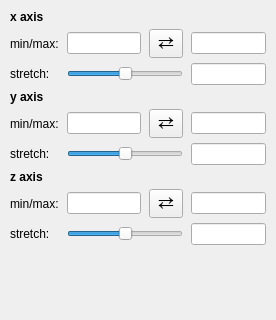
<?xml version="1.0" encoding="UTF-8"?>
<ui version="4.0">
 <class>Form</class>
 <widget class="QWidget" name="Form">
  <property name="geometry">
   <rect>
    <x>0</x>
    <y>0</y>
    <width>276</width>
    <height>320</height>
   </rect>
  </property>
  <property name="windowTitle">
   <string>Limits</string>
  </property>
  <layout class="QGridLayout" name="limits_grid">
   <property name="leftMargin">
    <number>10</number>
   </property>
   <property name="topMargin">
    <number>10</number>
   </property>
   <property name="rightMargin">
    <number>10</number>
   </property>
   <property name="bottomMargin">
    <number>10</number>
   </property>
   <property name="horizontalSpacing">
    <number>8</number>
   </property>
   <property name="verticalSpacing">
    <number>5</number>
   </property>
   <item row="0" column="0" colspan="4">
    <widget class="QLabel" name="label_x_axis">
     <property name="font">
      <font>
       <bold>true</bold>
      </font>
     </property>
     <property name="text">
      <string>x axis</string>
     </property>
    </widget>
   </item>
   <item row="1" column="0">
    <widget class="QLabel" name="label_x_minmax">
     <property name="text">
      <string>min/max:</string>
     </property>
    </widget>
   </item>
   <item row="1" column="1">
    <widget class="QLineEdit" name="valuetext_x_min"/>
   </item>
   <item row="1" column="2">
    <widget class="QToolButton" name="button_flip_x">
     <property name="font">
      <font>
       <pointsize>14</pointsize>
      </font>
     </property>
     <property name="styleSheet">
      <string notr="true">padding: 0px</string>
     </property>
     <property name="text">
      <string>⇄</string>
     </property>
    </widget>
   </item>
   <item row="1" column="3">
    <widget class="QLineEdit" name="valuetext_x_max"/>
   </item>
   <item row="2" column="0">
    <widget class="QLabel" name="label_x_stretch">
     <property name="text">
      <string>stretch:</string>
     </property>
    </widget>
   </item>
   <item row="2" column="1" colspan="2">
    <widget class="QSlider" name="value_x_stretch">
     <property name="minimum">
      <number>-10000</number>
     </property>
     <property name="maximum">
      <number>10000</number>
     </property>
     <property name="singleStep">
      <number>0</number>
     </property>
     <property name="orientation">
      <enum>Qt::Horizontal</enum>
     </property>
    </widget>
   </item>
   <item row="2" column="3">
    <widget class="QLineEdit" name="valuetext_x_stretch">
     <property name="alignment">
      <set>Qt::AlignRight|Qt::AlignTrailing|Qt::AlignVCenter</set>
     </property>
    </widget>
   </item>
   <item row="3" column="0" colspan="4">
    <widget class="QLabel" name="label_y_axis">
     <property name="font">
      <font>
       <bold>true</bold>
      </font>
     </property>
     <property name="text">
      <string>y axis</string>
     </property>
    </widget>
   </item>
   <item row="4" column="0">
    <widget class="QLabel" name="label_y_minmax">
     <property name="text">
      <string>min/max:</string>
     </property>
    </widget>
   </item>
   <item row="4" column="1">
    <widget class="QLineEdit" name="valuetext_y_min"/>
   </item>
   <item row="4" column="2">
    <widget class="QToolButton" name="button_flip_y">
     <property name="font">
      <font>
       <pointsize>14</pointsize>
      </font>
     </property>
     <property name="styleSheet">
      <string notr="true">padding: 0px</string>
     </property>
     <property name="text">
      <string>⇄</string>
     </property>
    </widget>
   </item>
   <item row="4" column="3">
    <widget class="QLineEdit" name="valuetext_y_max"/>
   </item>
   <item row="5" column="0">
    <widget class="QLabel" name="label_y_stretch">
     <property name="text">
      <string>stretch:</string>
     </property>
    </widget>
   </item>
   <item row="5" column="1" colspan="2">
    <widget class="QSlider" name="value_y_stretch">
     <property name="minimum">
      <number>-10000</number>
     </property>
     <property name="maximum">
      <number>10000</number>
     </property>
     <property name="singleStep">
      <number>0</number>
     </property>
     <property name="orientation">
      <enum>Qt::Horizontal</enum>
     </property>
    </widget>
   </item>
   <item row="5" column="3">
    <widget class="QLineEdit" name="valuetext_y_stretch">
     <property name="alignment">
      <set>Qt::AlignRight|Qt::AlignTrailing|Qt::AlignVCenter</set>
     </property>
    </widget>
   </item>
   <item row="6" column="0" colspan="4">
    <widget class="QLabel" name="label_z_axis">
     <property name="font">
      <font>
       <bold>true</bold>
      </font>
     </property>
     <property name="text">
      <string>z axis</string>
     </property>
    </widget>
   </item>
   <item row="7" column="0">
    <widget class="QLabel" name="label_z_minmax">
     <property name="text">
      <string>min/max:</string>
     </property>
    </widget>
   </item>
   <item row="7" column="1">
    <widget class="QLineEdit" name="valuetext_z_min"/>
   </item>
   <item row="7" column="2">
    <widget class="QToolButton" name="button_flip_z">
     <property name="font">
      <font>
       <pointsize>14</pointsize>
      </font>
     </property>
     <property name="styleSheet">
      <string notr="true">padding: 0px</string>
     </property>
     <property name="text">
      <string>⇄</string>
     </property>
    </widget>
   </item>
   <item row="7" column="3">
    <widget class="QLineEdit" name="valuetext_z_max"/>
   </item>
   <item row="8" column="0">
    <widget class="QLabel" name="label_z_stretch">
     <property name="text">
      <string>stretch:</string>
     </property>
    </widget>
   </item>
   <item row="8" column="1" colspan="2">
    <widget class="QSlider" name="value_z_stretch">
     <property name="minimum">
      <number>-10000</number>
     </property>
     <property name="maximum">
      <number>10000</number>
     </property>
     <property name="singleStep">
      <number>0</number>
     </property>
     <property name="orientation">
      <enum>Qt::Horizontal</enum>
     </property>
    </widget>
   </item>
   <item row="8" column="3">
    <widget class="QLineEdit" name="valuetext_z_stretch">
     <property name="alignment">
      <set>Qt::AlignRight|Qt::AlignTrailing|Qt::AlignVCenter</set>
     </property>
    </widget>
   </item>
   <item row="9" column="1">
    <spacer name="verticalSpacer">
     <property name="orientation">
      <enum>Qt::Vertical</enum>
     </property>
     <property name="sizeHint" stdset="0">
      <size>
       <width>20</width>
       <height>40</height>
      </size>
     </property>
    </spacer>
   </item>
  </layout>
 </widget>
 <resources/>
 <connections/>
</ui>
